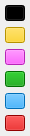
<?xml version="1.0" encoding="UTF-8"?>
<ui version="4.0">
 <class>ColorPicker</class>
 <widget class="QWidget" name="ColorPicker">
  <property name="geometry">
   <rect>
    <x>0</x>
    <y>0</y>
    <width>30</width>
    <height>136</height>
   </rect>
  </property>
  <property name="minimumSize">
   <size>
    <width>30</width>
    <height>136</height>
   </size>
  </property>
  <property name="maximumSize">
   <size>
    <width>30</width>
    <height>136</height>
   </size>
  </property>
  <property name="windowTitle">
   <string>ColorPicker</string>
  </property>
  <property name="styleSheet">
   <string notr="true"/>
  </property>
  <layout class="QVBoxLayout" name="verticalLayout">
   <property name="leftMargin">
    <number>5</number>
   </property>
   <property name="topMargin">
    <number>5</number>
   </property>
   <property name="rightMargin">
    <number>5</number>
   </property>
   <property name="bottomMargin">
    <number>5</number>
   </property>
   <item>
    <widget class="QPushButton" name="pushButton_black">
     <property name="sizePolicy">
      <sizepolicy hsizetype="Fixed" vsizetype="Fixed">
       <horstretch>0</horstretch>
       <verstretch>0</verstretch>
      </sizepolicy>
     </property>
     <property name="minimumSize">
      <size>
       <width>20</width>
       <height>16</height>
      </size>
     </property>
     <property name="maximumSize">
      <size>
       <width>20</width>
       <height>16</height>
      </size>
     </property>
     <property name="styleSheet">
      <string notr="true">background-color: rgb(0, 0, 0);</string>
     </property>
     <property name="text">
      <string/>
     </property>
    </widget>
   </item>
   <item>
    <widget class="QPushButton" name="pushButton_yellow">
     <property name="minimumSize">
      <size>
       <width>20</width>
       <height>16</height>
      </size>
     </property>
     <property name="maximumSize">
      <size>
       <width>20</width>
       <height>16</height>
      </size>
     </property>
     <property name="styleSheet">
      <string notr="true">background-color: rgb(255, 204, 0);</string>
     </property>
     <property name="text">
      <string/>
     </property>
    </widget>
   </item>
   <item>
    <widget class="QPushButton" name="pushButton_purple">
     <property name="minimumSize">
      <size>
       <width>20</width>
       <height>16</height>
      </size>
     </property>
     <property name="maximumSize">
      <size>
       <width>20</width>
       <height>16</height>
      </size>
     </property>
     <property name="styleSheet">
      <string notr="true">background-color: rgb(255, 51, 255);</string>
     </property>
     <property name="text">
      <string/>
     </property>
    </widget>
   </item>
   <item>
    <widget class="QPushButton" name="pushButton_green">
     <property name="minimumSize">
      <size>
       <width>20</width>
       <height>16</height>
      </size>
     </property>
     <property name="maximumSize">
      <size>
       <width>20</width>
       <height>16</height>
      </size>
     </property>
     <property name="styleSheet">
      <string notr="true">background-color: rgb(0, 153, 0);</string>
     </property>
     <property name="text">
      <string/>
     </property>
    </widget>
   </item>
   <item>
    <widget class="QPushButton" name="pushButton_blue">
     <property name="minimumSize">
      <size>
       <width>20</width>
       <height>16</height>
      </size>
     </property>
     <property name="maximumSize">
      <size>
       <width>20</width>
       <height>16</height>
      </size>
     </property>
     <property name="styleSheet">
      <string notr="true">background-color: rgb(0, 153, 255);</string>
     </property>
     <property name="text">
      <string/>
     </property>
    </widget>
   </item>
   <item>
    <widget class="QPushButton" name="pushButton_red">
     <property name="minimumSize">
      <size>
       <width>20</width>
       <height>16</height>
      </size>
     </property>
     <property name="maximumSize">
      <size>
       <width>20</width>
       <height>16</height>
      </size>
     </property>
     <property name="styleSheet">
      <string notr="true">background-color: rgb(204, 0, 0);</string>
     </property>
     <property name="text">
      <string/>
     </property>
    </widget>
   </item>
  </layout>
 </widget>
 <layoutdefault spacing="6" margin="11"/>
 <resources/>
 <connections/>
</ui>
